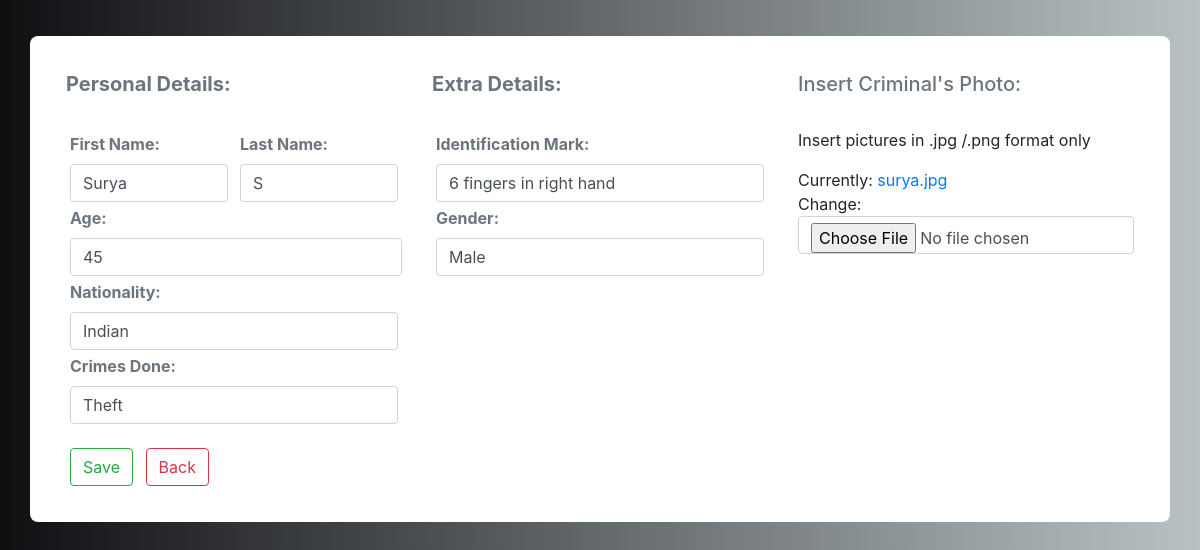
The page /edit_profile/21/ on the database its author committed.
### core/models.py (models this page shows, shortened)
class Profile(models.Model):
    first_name = models.CharField(max_length=70)
    last_name = models.CharField(max_length=70)
    age = models.IntegerField()
    identi = models.CharField(max_length=200)
    nationality = models.CharField(max_length=200)
    crime = models.CharField(max_length=200)
    gender = models.CharField(max_length=200)
    present = models.BooleanField(default=False)
    image = models.ImageField()

### core/views.py (the view)
# urls.py: path('edit_profile/<int:id>/', edit_profile, name='edit_profile'),
def edit_profile(request, id):
    profile = Profile.objects.get(id=id)
    form = ProfileForm(instance=profile)
    if request.method == 'POST':
        form = ProfileForm(request.POST, request.FILES, instance=profile)
        if form.is_valid():
            form.save()
            return redirect('profiles')
    context = {'form': form}
    return render(request, 'core/add_profile.html', context)

### core/forms.py
class ProfileForm(forms.ModelForm):
    class Meta:
        model = Profile
        fields = '__all__'
        widgets = {
            'date': DateInput(),
            'shift':TimeInput()
        }
        exclude = ['present']
    def __init__(self, *args, **kwargs):
        super(ProfileForm, self).__init__(*args, **kwargs)
        self.fields['first_name'].widget.attrs['class'] = 'form-control'
        self.fields['last_name'].widget.attrs['class'] = 'form-control'
        self.fields['age'].widget.attrs['class'] = 'form-control'
        self.fields['nationality'].widget.attrs['class'] = 'form-control'
        self.fields['identi'].widget.attrs['class'] = 'form-control'
        self.fields['gender'].widget.attrs['class'] = 'form-control'
        self.fields['image'].widget.attrs['class'] = 'form-control'
        self.fields['crime'].widget.attrs['class'] = 'form-control'

### core/templates/core/add_profile.html (shortened to what this page needs)
{% extends "core/base.html" %}
{% load static %}
{% block content %}
<div class="container emp-profile pb-3">
    <form method="POST" action="." class="needs-validation" enctype='multipart/form-data'>
        <div class="row">
            <div class="col-md-4">
                <h5 class="text-muted"><b>Personal Details:</b></h5><br>
                <div class="d-flex justify-content-between">
                    <div class="m-1 mr-2">
                        <label class="text-muted"><b>First Name:</b></label>
                        {{ form.first_name }}
                    </div>
                    <div class="m-1">
                        <label class="text-muted"><b>Last Name:</b></label>
                        {{ form.last_name }}
                    </div>
                </div>
                <div class="ml-1">
                    <label class="text-muted"><b>Age:</b></label>
                    {{ form.age }}
                </div>
                <div class="m-1">
                    <label class="text-muted"><b>Nationality:</b></label>
                    {{ form.nationality }}
                </div>
                <div class="m-1">
                    <label class="text-muted"><b>Crimes Done:</b></label>
                    {{ form.crime }}
                </div>
            </div>
            <div class="col-md-4">
                <h5 class="text-muted"><b>Extra Details:</b></h5><br>
                <div class="m-1">
                    <label class="text-muted"><b>Identification Mark:</b></label>
                    {{ form.identi }}
                </div>
                <div class="m-1">
                    <label class="text-muted"><b>Gender:</b></label>
                    {{ form.gender }}
                </div>
            </div>
            <div class="col-md-4">
                <h5 class="text-muted">Insert Criminal's Photo:</h5><br>
                <div >
                    Insert pictures in .jpg /.png format only
                </div>
                <div class="mt-3">
                    {{ form.image }}
                </div>
            </div>
        </div>
        <div class="mt-3">
            <button type="submit" class="btn btn-outline-success m-1">Save</button>
            <a href="{% url 'profiles' %}">
            <button type="button" class="btn btn-outline-danger m-1">Back</button>
            </a>
        </div>
    </form>
</div>
{% endblock content %}

### static/css/details.css (style rules this page uses)
.emp-profile { padding: 3%; margin-top: 3%; margin-bottom: 3%; border-radius: 0.5rem; background: #fff; }

### static/css/background.css (style rules this page uses)
body { background: -webkit-linear-gradient(left, #0f0f12, #b8c2c5); }

### rows shown on the page
Profile: first_name "Surya", last_name "S", age "45", nationality "Indian", crime "Theft", identi "6 fingers in right hand", gender "Male"
